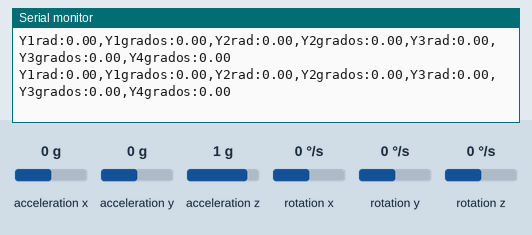
Recording of a sketch running on a simulated ESP32. Shown: the last lines printed to the serial monitor. The inputs (shaded band) are chosen by the test bench; at power-on: acceleration z 1 g, acceleration x 0 g, acceleration y 0 g, rotation y 0 °/s, rotation x 0 °/s, rotation z 0 °/s.

Above: at 1.2 s.
1.3 s: acceleration z set to 0 g
At 1.41 s:
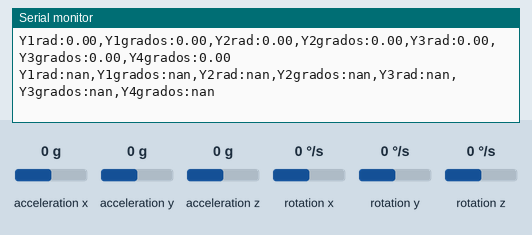
3.3 s: acceleration x set to -1.4 g
At 3.5 s:
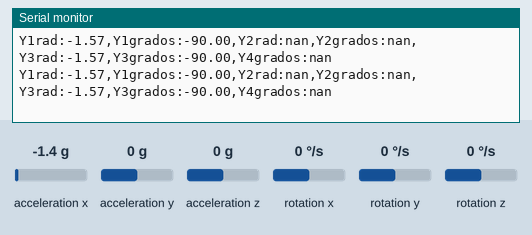
5.3 s: acceleration y set to -1.4 g
At 5.34 s:
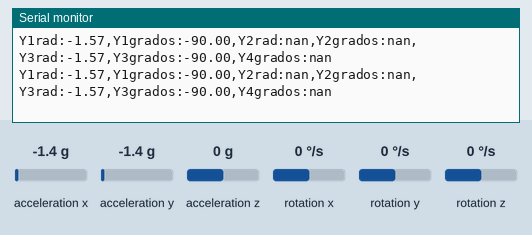
6.8 s: rotation y set to -192 °/s
At 6.89 s:
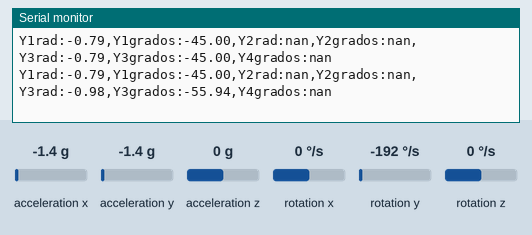

The sketch:

comprobar_calibrado.ino
```cpp
//Librerías:
#include <Wire.h> //Comunicación I2C (giroscopio)
#include <math.h> //Cálculo del ángulo sobre la vertical.
#include <Ticker.h> //Rutinas de interrupción periódicas.
#include <MPU6050.h> //Conexión con el periférico.
#include <I2Cdev.h> //Facilita conexión I2C

Ticker timer; //Rutina de interrupción periódica.
const double T = 0.06; //Periodo de muestreo 60ms

//Acelerómetro:
MPU6050 mpu;
const int MPU = 0X68; //Dirección I2C
// Variables para las lecturas del acelerómetro y giroscopio (raw)
int16_t ax, ay, az, gx, gy, gz;
double AcX, AcY, AcZ, tmp99, GyX, GyY, GyZ; //Variables.
//Parámetros de calibración --> Uso del fichero MPU6050_calibration
const int AcXcal = -5482;
const int AcYcal = -1169;
const int AcZcal = 1676;
const int GyXcal = -54;
const int GyYcal = -36;
const int GyZcal = 19;

//Mediciones del ángulo (Varias opciones):
double ym1 = 0.0; //No filtrada y solo se usa el acelerómetro.
double ym2 = 0.0; //Filtrada y solo se usa el acelerómetro.
double ym3 = 0.0; //Filtro complementario.
double ym4 = 0.0;
//Valor en grados --> Comprobar experimentalmente su utilidad.
double ym1_grad = 0.0;
double ym2_grad = 0.0;
double ym3_grad = 0.0;
double ym3_grad_ant = 0.0;
double ym4_grad = 0.0;

//Funciones:
//Objetivo: cargar las variables del IMU
void read_MPU6050(){
  mpu.getMotion6(&ax, &ay, &az, &gx, &gy, &gz);
  //Escalar los valores a RAW en un rango.
  //Acelerometro en rango de - 2g a + 2g
  AcX = ax * (9.81 / 16384.0);
  AcY = ay * (9.81 / 16384.0);
  AcZ = az * (9.81 / 16384.0);
  //Giroscopio en rango de 0 º/s a 250 º/s
  GyY = gy / 131.0;
}

void limitador_pendiente() {
  //Evitar picos en la medición que produzcan gran sobreosciliación.
  //Pensada para trabajar con grados.
  if (ym3_grad > (ym3_grad_ant + 1000*T)) { ym3_grad = ym3_grad_ant + 1000*T;}
  else if (ym3_grad < (ym3_grad_ant -1000*T)) {ym3_grad = ym3_grad_ant - 1000*T;}
}

void get_angle(int Ax, int Ay, int Az, int Gy) {
  //Parámetros filtro complementario:
  //Ajustar valores mediante visaulización en SerialPlot.
  //Requisito --> A + B = 1
  double A = 0.95;
  double B = 0.05;

  //Parámetros --> Filtro paso bajo:
  double a = 0.2; //Ajustar con la evolución de ym2 en SerialPlot
  double Gy_rad = GyY * (M_PI / 180.0); //Pasamos a radianes/segundo
  ym1 = atan(Ax / sqrt((Ay*Ay) + (Az*Az))); //U --> radianes
  ym2 = a*ym2 + (1-a)*ym1; //U --> radianes
  ym3 = A * (ym1 + (Gy_rad)*T) + B *ym1;
  ym4 = a*ym4 + (1-a)*ym3;

  //Conversión de radianes a grados:
  ym1_grad = ym1 * (180.0 / M_PI);
  ym2_grad = ym2 * (180.0 / M_PI);
  ym3_grad = ym3 * (180.0 / M_PI);
  ym4_grad = ym4 * (180.0 / M_PI);

  //Evitar picos en la medición:
  limitador_pendiente();
  ym3_grad_ant = ym3_grad;
}

//Objetivo: Mostrar la evolución de las variables de interés.
void ploter_debug() {
  Serial.print("Y1rad:");
  Serial.print(ym1);
  Serial.print(",Y1grados:");
  Serial.print(ym1_grad);
  Serial.print(",Y2rad:");
  Serial.print(ym2);
  Serial.print(",Y2grados:");
  Serial.print(ym2_grad);
  Serial.print(",Y3rad:");
  Serial.print(ym3);
  Serial.print(",Y3grados:");
  Serial.print(ym3_grad);
  Serial.print(",Y4grados:");
  Serial.println(ym4_grad);
}

void interrupcion_periodica() {
  read_MPU6050();
  get_angle(AcX, AcY, AcZ, GyY);
  //Visualización de variables (ajuste y calibración):
  ploter_debug();
}

void setup(){
  //Comunicación I2C (sensor).
  Wire.begin();
  Serial.begin(9600); //Comunicación serie (baudios)
  mpu.initialize();
  //Offsets (calibración)
  mpu.setXAccelOffset(AcXcal);
  mpu.setYAccelOffset(AcYcal);
  mpu.setZAccelOffset(AcZcal);
  mpu.setXGyroOffset(GyXcal);
  mpu.setYGyroOffset(GyYcal);
  mpu.setZGyroOffset(GyZcal);
  //Rutina de interrupción periódica.
  timer.attach(T, interrupcion_periodica);
}

void loop() {

}
```

Measured:
- after the input at 1.3 s, the serial monitor: prints a new line after 0.11 s (image 1)
- after the input at 3.3 s, the serial monitor: prints a new line after 0.09 s (image 2)
- after the input at 6.8 s, the serial monitor: prints a new line after 0.08 s (image 4)
